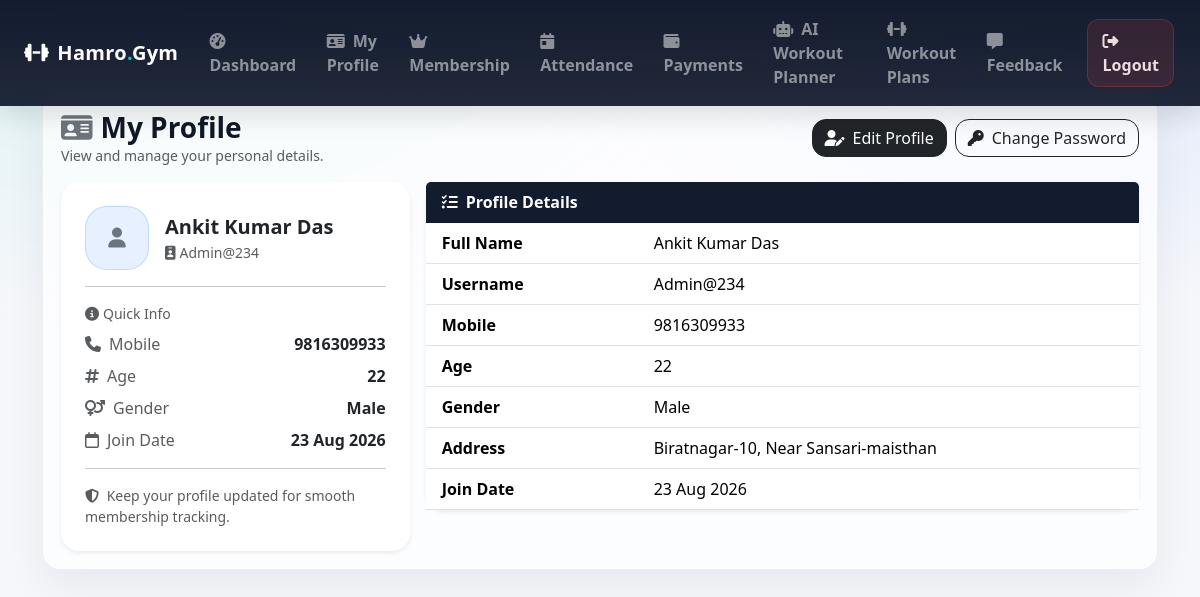
The app's page /member_profile/ (signed in), older data.
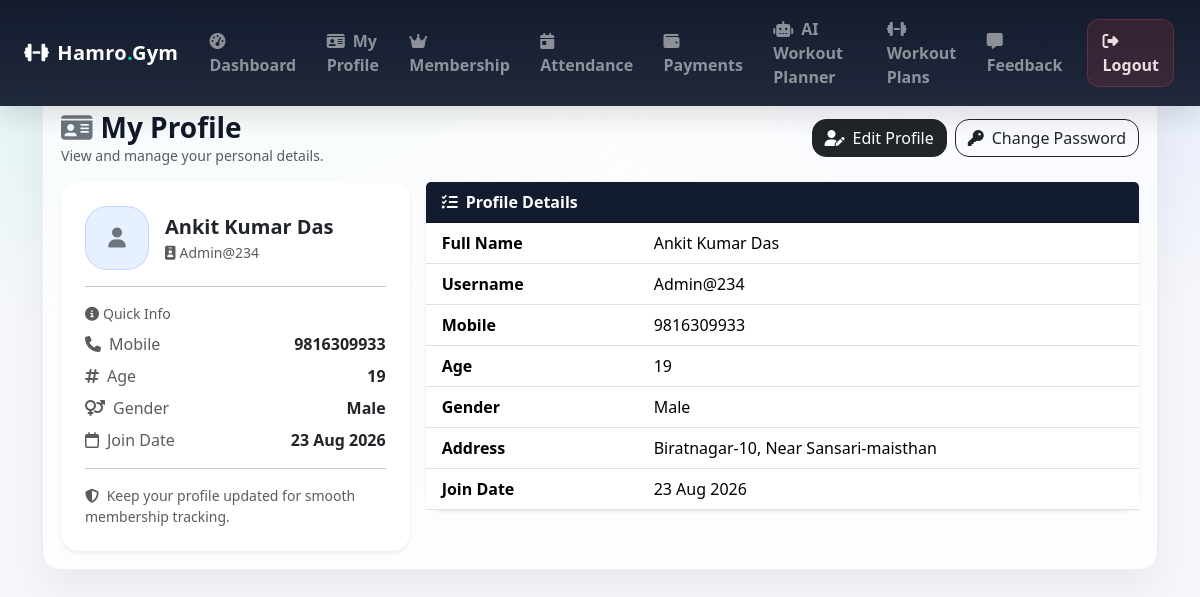
The same page, newer data.
### gymapp/models.py (models this page shows, shortened)
class MemberProfile(models.Model):
    GENDER_CHOICES = (
        ('MALE', 'Male'),
        ('FEMALE', 'Female'),
        ('OTHER', 'Other'),
    )
    user = models.OneToOneField(settings.AUTH_USER_MODEL, on_delete=models.CASCADE, related_name='member_profile')
    full_name = models.CharField(max_length=100)
    mobile = models.CharField(max_length=15)
    age = models.PositiveIntegerField(null=True, blank=True)
    gender = models.CharField(max_length=10, choices=GENDER_CHOICES, null=True, blank=True)
    address = models.TextField(blank=True)
    join_date = models.DateField(default=timezone.now)
    plan = models.ForeignKey(MembershipPlan,
                             on_delete=models.SET_NULL, # If plan is deleted, set to null
                             null=True, blank=True,
                             related_name='members'
                             )
    trainer = models.ForeignKey(Trainer,
                                on_delete=models.SET_NULL, # If trainer is deleted, set to null
                                null=True, blank=True,
                                related_name='members' # access members via trainer.members
                                )
    membership_start = models.DateField(null=True, blank=True)
    membership_end = models.DateField(null=True, blank=True)

class User(AbstractUser):
    ROLE_CHOICES = [
        ('ADMIN', 'Admin'),
        ('MEMBER', 'Member'),
    ]
    role = models.CharField(max_length=20, choices=ROLE_CHOICES, default='MEMBER')

### gymapp/views.py (the view)
    def wrapper(request, *args, **kwargs):
        if not request.user.is_authenticated or getattr(request.user, 'role', None) != 'MEMBER':
            messages.error(request, 'You must be a member to access this page.')
            return redirect('member_login')
        return view_func(request, *args, **kwargs)

### gymapp/views.py (called while the page is built)
def member_required(view_func):
    def wrapper(request, *args, **kwargs):
        if not request.user.is_authenticated or getattr(request.user, 'role', None) != 'MEMBER':
            messages.error(request, 'You must be a member to access this page.')
            return redirect('member_login')
        return view_func(request, *args, **kwargs)
    return wrapper

@member_required
def member_profile(request):
    member = request.user.member_profile
    return render(request, 'member_profile.html', {'member': member})

### gymapp/templates/member_profile.html (shortened to what the changed rows need)
{% extends 'base.html' %}
{% block content %}
<div class="row g-3">
    <div class="col-12 col-lg-4">
        <div class="card border-0 shadow-sm h-100" style="border-radius:18px;">
            <div class="card-body p-4">
                <div class="d-flex align-items-center gap-3">
                    <div>
                        <div class="fw-bold fs-5 mb-0">{{ member.full_name }}</div>
                        <div class="text-muted small">
                            <i class="fa-solid fa-id-badge me-1"></i>{{ member.user.username }}
                        </div>
                    </div>
                </div>
                <div class="d-grid gap-2">
                    <div class="d-flex justify-content-between">
                        <span class="text-muted"><i class="fa-solid fa-phone me-2"></i>Mobile</span>
                        <span class="fw-semibold">{{ member.mobile|default:"-" }}</span>
                    </div>
                    <div class="d-flex justify-content-between">
                        <span class="text-muted"><i class="fa-solid fa-hashtag me-2"></i>Age</span>
                        <span class="fw-semibold">{{ member.age|default:"-" }}</span>
                    </div>
                    <div class="d-flex justify-content-between">
                        <span class="text-muted"><i class="fa-solid fa-venus-mars me-2"></i>Gender</span>
                        <span class="fw-semibold">{{ member.get_gender_display|default:"-" }}</span>
                    </div>
                    <div class="d-flex justify-content-between">
                        <span class="text-muted"><i class="fa-regular fa-calendar me-2"></i>Join Date</span>
                        <span class="fw-semibold">
                            {% if member.join_date %}
                                {{ member.join_date|date:"d M Y" }}
                            {% else %}
                                -
                            {% endif %}
                        </span>
                    </div>
                </div>
            </div>
        </div>
    </div>
    <div class="col-12 col-lg-8">
        <div class="card border-0 shadow-sm" style="border-radius:18px;">
            <div class="card-body p-0">
                <div class="table-responsive">
                    <table class="table mb-0 align-middle">
                        <tbody>
                            <tr>
                                <th class="ps-3" style="width:220px;">Full Name</th>
                                <td class="pe-3">{{ member.full_name }}</td>
                            </tr>
                            <tr>
                                <th class="ps-3">Username</th>
                                <td class="pe-3">{{ member.user.username }}</td>
                            </tr>
                            <tr>
                                <th class="ps-3">Mobile</th>
                                <td class="pe-3">{{ member.mobile|default:"-" }}</td>
                            </tr>
                            <tr>
                                <th class="ps-3">Age</th>
                                <td class="pe-3">{{ member.age|default:"-" }}</td>
                            </tr>
                            <tr>
                                <th class="ps-3">Gender</th>
                                <td class="pe-3">{{ member.get_gender_display|default:"-" }}</td>
                            </tr>
                            <tr>
                                <th class="ps-3">Address</th>
                                <td class="pe-3">
                                    {% if member.address %}
                                        <div style="white-space:pre-line;">{{ member.address }}</div>
                                    {% else %}
                                        -
                                    {% endif %}
                                </td>
                            </tr>
                            <tr>
                                <th class="ps-3">Join Date</th>
                                <td class="pe-3">
                                    {% if member.join_date %}
                                        {{ member.join_date|date:"d M Y" }}
                                    {% else %}
                                        -
                                    {% endif %}
                                </td>
                            </tr>
                        </tbody>
                    </table>
                </div>
            </div>
        </div>
    </div>
</div>
{% endblock %}

Row changes from the older to the newer data that the page shows:
changed MemberProfile "Ankit Kumar Das": age "22" → "19"
